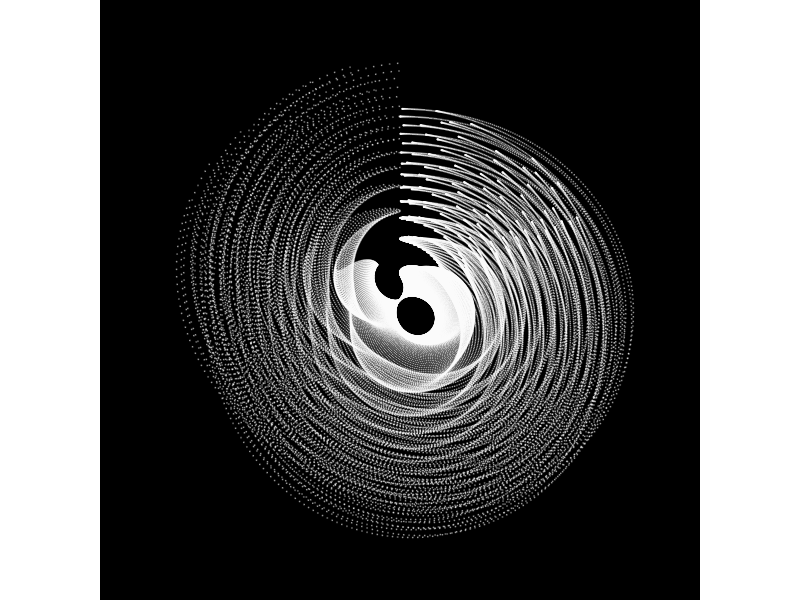

Here is the R script that generated this plot:
library(tidyverse)
seq(-3,3,by=.01) %>%
  expand.grid(x=., y=.) %>%
  ggplot(aes(x=(x^2-sin(y^4)), y=(y^2-cos(x^2)))) +
  geom_point(alpha=.1, shape=20, size=0.1, color="white")+
  theme_void()+
  coord_fixed()+
  theme(panel.background = element_rect(fill="black"))+
  coord_polar()